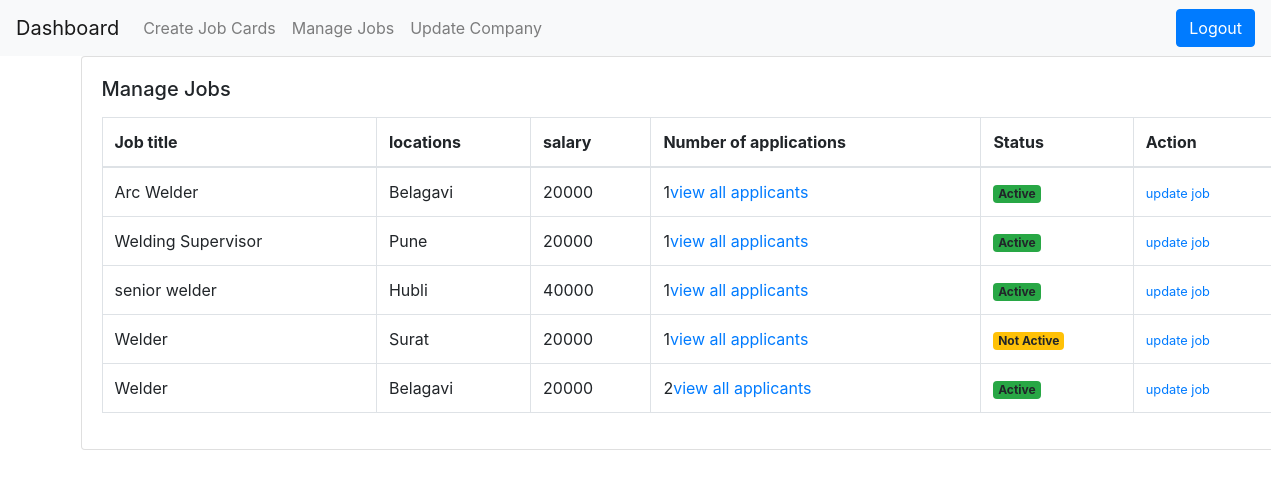
Page /job/manage-jobs/ (signed in) on the committed database.
### job/models.py (models this page shows, shortened)
class Job(models.Model):
    user=models.ForeignKey(User,on_delete=models.CASCADE)
    company=models.ForeignKey(Company,on_delete=models.CASCADE)
    title=models.CharField(max_length=100)
    state=models.ForeignKey(State,on_delete=models.CASCADE,blank=True,null=True)
    city=models.ForeignKey(City,on_delete=models.CASCADE,blank=True,null=True)
    salary=models.PositiveIntegerField()
    vacancy=models.PositiveIntegerField()
    exp_requried=models.PositiveIntegerField(null=True)
    description=models.TextField(default='Default description')
    is_available=models.BooleanField(default=True)
    timestamp=models.DateTimeField()

### company/models.py (models this page shows)
class City(models.Model):
    name = models.CharField(max_length=100)
    state = models.ForeignKey(State, on_delete=models.CASCADE)
    def __str__(self):
        return self.name if self.name else "Unnamed State"

### job/views.py (the view)
# urls.py: path('manage-jobs/',views.manage_jobs,name='manage-jobs'),
def manage_jobs(request):
    jobs=Job.objects.filter(user=request.user,company=request.user.company)
    context={'jobs':jobs}
    return render(request,'job/manage_job.html',context)

### templates/job/manage_job.html
{% extends "base.html" %}
{% load static %}
{%load widget_tweaks%}
{% block body %}
<div class="card mx-auto" style="width: 76rem;">
    <div class="card-body">
        <h5 class="card-title mb-3">Manage Jobs</h5>
        <table class="table table-bordered">
            <thead>
                <tr>
                    <th scope="col">Job title</th>
                    <th scope="col">locations</th>
                    <th scope="col">salary</th>
                    <th scope="col">Number of applications</th>
                    <th scope="col">Status</th>
                    <th scope="col">Action</th>
                </tr>
            </thead>
            <tbody>
                {% for job in jobs %}
                <tr>
                    <td>{{job.title}}</td>
                    <td>{{job.city}}</td>
                    <td>{{job.salary}}</td>
                    <td>{{job.applyjobs_set.all.count}}<a href="{% url 'applicants' job.pk %}">view all applicants</a></td>
                    {% if job.is_available %}
                    <td><span class="badge bg-success">Active</span></td>
                    {% else %}
                    <td><span class="badge bg-warning">Not Active</span></td>
                    {% endif %}
                    <td><a href="{% url 'update-job' job.pk %}"><small>update job</small></a></td>
                </tr>
                {% endfor %}
            </tbody>
        </table>
    </div>
</div>
{% endblock body%}

### rows in the picture
Job: title "Arc Welder", city "Belagavi", salary "20000", applyjobs_set.all.count "1", is_available "Active"
Job: title "Welding Supervisor", city "Pune", salary "20000", applyjobs_set.all.count "1", is_available "Active"
Job: title "senior welder", city "Hubli", salary "40000", applyjobs_set.all.count "1", is_available "Active"
Job: title "Welder", city "Surat", salary "20000", applyjobs_set.all.count "1", is_available "Not Active"
Job: title "Welder", city "Belagavi", salary "20000", applyjobs_set.all.count "2", is_available "Active"
